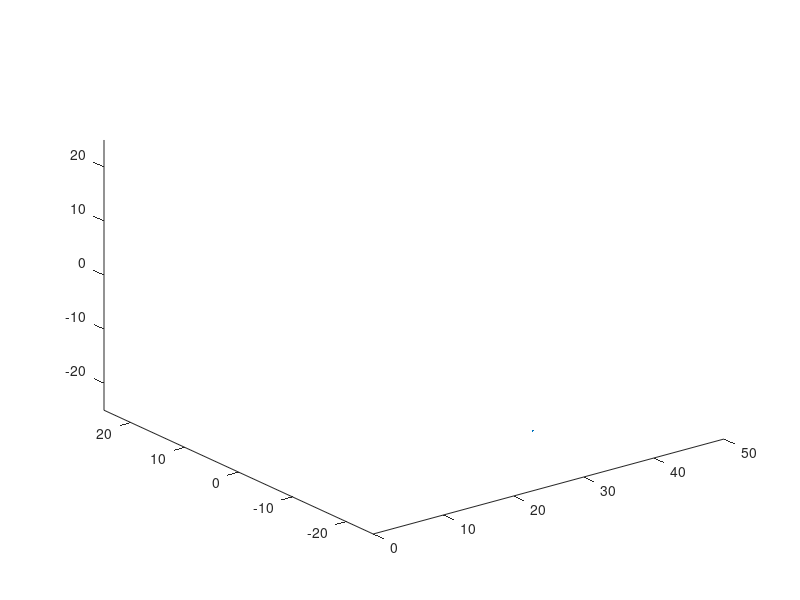

MATLAB code for this plot:
A = [ -8/3 0 0; 0 -10 10; 0 28 -1 ];y = [35 -10 -7]';
h = 0.01;p = plot3(y(1),y(2),y(3),'.','MarkerSize',5); % Set EraseMode to none
axis([0 50 -25 25 -25 25])
hold on
for i=1:4000
    A(1,3) = y(2);A(3,1) = -y(2);ydot = A*y;y = y + h*ydot;% Change coordinates
    set(p,'XData',y(1),'YData',y(2),'ZData',y(3)) 
    drawnow
    hold on
end